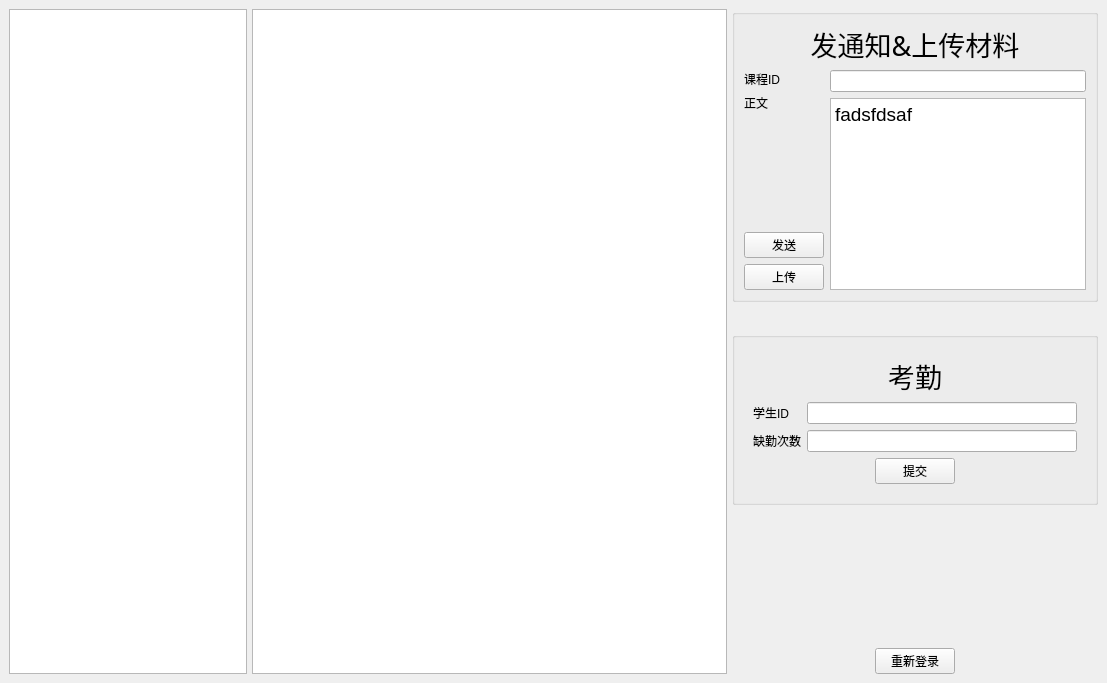
<?xml version="1.0" encoding="UTF-8"?>
<ui version="4.0">
 <class>Teacher</class>
 <widget class="QMainWindow" name="Teacher">
  <property name="geometry">
   <rect>
    <x>0</x>
    <y>0</y>
    <width>1107</width>
    <height>683</height>
   </rect>
  </property>
  <property name="windowTitle">
   <string>Teacher</string>
  </property>
  <widget class="QWidget" name="centralwidget">
   <layout class="QHBoxLayout" name="horizontalLayout_10" stretch="3">
    <item>
     <layout class="QHBoxLayout" name="horizontalLayout" stretch="1,2,0">
      <property name="spacing">
       <number>5</number>
      </property>
      <item>
       <widget class="QListWidget" name="listWidget"/>
      </item>
      <item>
       <widget class="QTextBrowser" name="textBrowser"/>
      </item>
      <item>
       <layout class="QVBoxLayout" name="verticalLayout_7">
        <property name="spacing">
         <number>30</number>
        </property>
        <item>
         <widget class="QGroupBox" name="groupBox">
          <property name="title">
           <string/>
          </property>
          <layout class="QHBoxLayout" name="horizontalLayout_5">
           <item>
            <layout class="QVBoxLayout" name="verticalLayout_3">
             <item>
              <widget class="QLabel" name="label">
               <property name="font">
                <font>
                 <family>FZKai-Z03</family>
                 <pointsize>20</pointsize>
                </font>
               </property>
               <property name="text">
                <string>发通知&amp;上传材料</string>
               </property>
               <property name="alignment">
                <set>Qt::AlignCenter</set>
               </property>
              </widget>
             </item>
             <item>
              <layout class="QHBoxLayout" name="horizontalLayout_2">
               <item>
                <layout class="QVBoxLayout" name="verticalLayout">
                 <property name="spacing">
                  <number>6</number>
                 </property>
                 <item>
                  <widget class="QLabel" name="label_3">
                   <property name="text">
                    <string>课程ID</string>
                   </property>
                  </widget>
                 </item>
                 <item>
                  <widget class="QLabel" name="label_4">
                   <property name="text">
                    <string>正文</string>
                   </property>
                  </widget>
                 </item>
                 <item>
                  <spacer name="verticalSpacer">
                   <property name="orientation">
                    <enum>Qt::Vertical</enum>
                   </property>
                   <property name="sizeHint" stdset="0">
                    <size>
                     <width>20</width>
                     <height>40</height>
                    </size>
                   </property>
                  </spacer>
                 </item>
                 <item>
                  <widget class="QPushButton" name="pushButton">
                   <property name="text">
                    <string>发送</string>
                   </property>
                  </widget>
                 </item>
                 <item>
                  <widget class="QPushButton" name="pushButton_5">
                   <property name="text">
                    <string>上传</string>
                   </property>
                  </widget>
                 </item>
                </layout>
               </item>
               <item>
                <layout class="QVBoxLayout" name="verticalLayout_2">
                 <item>
                  <widget class="QLineEdit" name="IdLineEdit"/>
                 </item>
                 <item>
                  <widget class="QTextEdit" name="textEdit">
                   <property name="html">
                    <string>&lt;!DOCTYPE HTML PUBLIC &quot;-//W3C//DTD HTML 4.0//EN&quot; &quot;http://www.w3.org/TR/REC-html40/strict.dtd&quot;&gt;
&lt;html&gt;&lt;head&gt;&lt;meta name=&quot;qrichtext&quot; content=&quot;1&quot; /&gt;&lt;style type=&quot;text/css&quot;&gt;
p, li { white-space: pre-wrap; }
&lt;/style&gt;&lt;/head&gt;&lt;body style=&quot; font-family:'Ubuntu'; font-size:14pt; font-weight:400; font-style:normal;&quot;&gt;
&lt;p style=&quot; margin-top:0px; margin-bottom:0px; margin-left:0px; margin-right:0px; -qt-block-indent:0; text-indent:0px;&quot;&gt;fadsfdsaf&lt;/p&gt;&lt;/body&gt;&lt;/html&gt;</string>
                   </property>
                  </widget>
                 </item>
                </layout>
               </item>
              </layout>
             </item>
            </layout>
           </item>
          </layout>
         </widget>
        </item>
        <item>
         <widget class="QGroupBox" name="groupBox_2">
          <property name="title">
           <string/>
          </property>
          <layout class="QHBoxLayout" name="horizontalLayout_6">
           <item>
            <widget class="QWidget" name="widget_2" native="true">
             <layout class="QVBoxLayout" name="verticalLayout_6">
              <item>
               <widget class="QLabel" name="label_2">
                <property name="font">
                 <font>
                  <family>FZKai-Z03</family>
                  <pointsize>20</pointsize>
                 </font>
                </property>
                <property name="text">
                 <string>考勤</string>
                </property>
                <property name="alignment">
                 <set>Qt::AlignCenter</set>
                </property>
               </widget>
              </item>
              <item>
               <layout class="QHBoxLayout" name="horizontalLayout_3">
                <item>
                 <layout class="QVBoxLayout" name="verticalLayout_4">
                  <item>
                   <widget class="QLabel" name="label_5">
                    <property name="text">
                     <string>学生ID</string>
                    </property>
                   </widget>
                  </item>
                  <item>
                   <widget class="QLabel" name="label_6">
                    <property name="text">
                     <string>缺勤次数</string>
                    </property>
                   </widget>
                  </item>
                 </layout>
                </item>
                <item>
                 <layout class="QVBoxLayout" name="verticalLayout_5">
                  <item>
                   <widget class="QLineEdit" name="lineEdit_2"/>
                  </item>
                  <item>
                   <widget class="QLineEdit" name="lineEdit_3"/>
                  </item>
                 </layout>
                </item>
               </layout>
              </item>
              <item>
               <layout class="QHBoxLayout" name="horizontalLayout_4">
                <item>
                 <spacer name="horizontalSpacer">
                  <property name="orientation">
                   <enum>Qt::Horizontal</enum>
                  </property>
                  <property name="sizeHint" stdset="0">
                   <size>
                    <width>40</width>
                    <height>20</height>
                   </size>
                  </property>
                 </spacer>
                </item>
                <item>
                 <widget class="QPushButton" name="pushButton_2">
                  <property name="text">
                   <string>提交</string>
                  </property>
                 </widget>
                </item>
                <item>
                 <spacer name="horizontalSpacer_2">
                  <property name="orientation">
                   <enum>Qt::Horizontal</enum>
                  </property>
                  <property name="sizeHint" stdset="0">
                   <size>
                    <width>40</width>
                    <height>20</height>
                   </size>
                  </property>
                 </spacer>
                </item>
               </layout>
              </item>
             </layout>
            </widget>
           </item>
          </layout>
         </widget>
        </item>
        <item>
         <spacer name="verticalSpacer_2">
          <property name="orientation">
           <enum>Qt::Vertical</enum>
          </property>
          <property name="sizeHint" stdset="0">
           <size>
            <width>20</width>
            <height>40</height>
           </size>
          </property>
         </spacer>
        </item>
        <item>
         <layout class="QHBoxLayout" name="horizontalLayout_7">
          <item>
           <spacer name="horizontalSpacer_3">
            <property name="orientation">
             <enum>Qt::Horizontal</enum>
            </property>
            <property name="sizeHint" stdset="0">
             <size>
              <width>40</width>
              <height>20</height>
             </size>
            </property>
           </spacer>
          </item>
          <item>
           <widget class="QPushButton" name="pushButton_3">
            <property name="text">
             <string>重新登录</string>
            </property>
           </widget>
          </item>
          <item>
           <spacer name="horizontalSpacer_4">
            <property name="orientation">
             <enum>Qt::Horizontal</enum>
            </property>
            <property name="sizeHint" stdset="0">
             <size>
              <width>40</width>
              <height>20</height>
             </size>
            </property>
           </spacer>
          </item>
         </layout>
        </item>
       </layout>
      </item>
     </layout>
    </item>
   </layout>
  </widget>
  <widget class="QMenuBar" name="menubar">
   <property name="geometry">
    <rect>
     <x>0</x>
     <y>0</y>
     <width>1107</width>
     <height>30</height>
    </rect>
   </property>
  </widget>
 </widget>
 <resources/>
 <connections/>
</ui>
